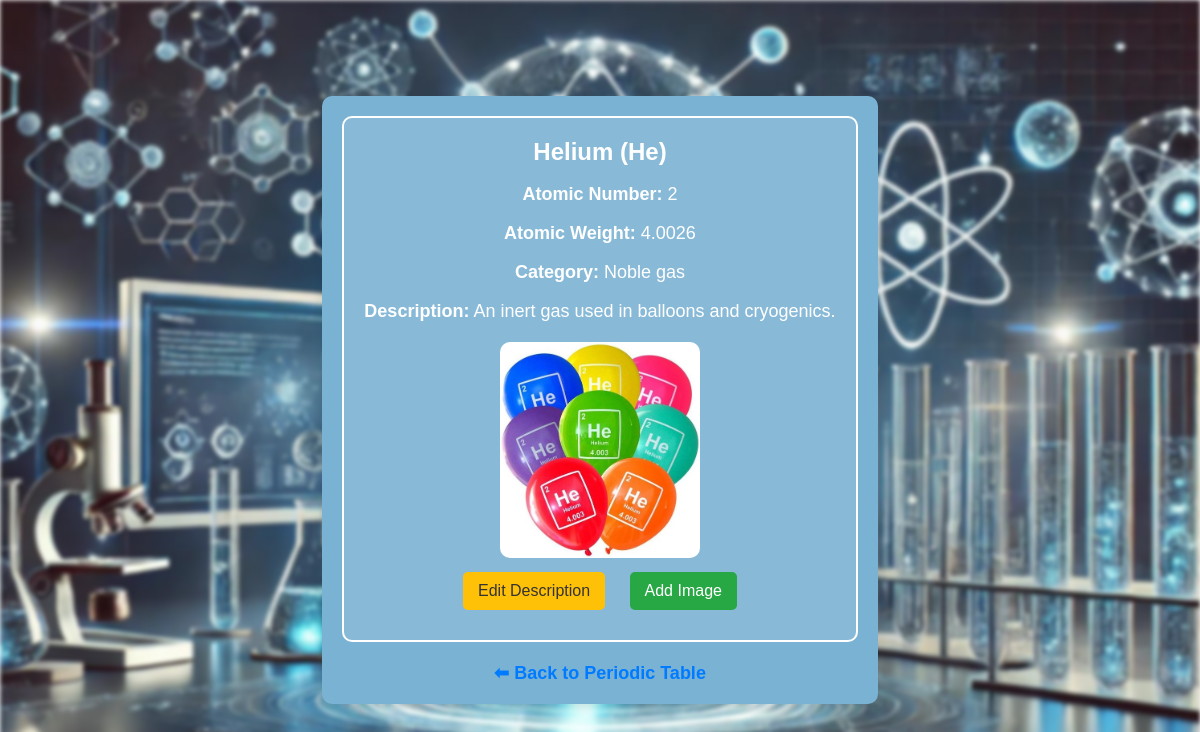
The page /element/He/ (signed in) on the database its author committed.
### elements/models.py (models this page shows, shortened)
class Element(models.Model):
    name = models.CharField(max_length=100)
    symbol = models.CharField(max_length=5, unique=True)
    atomic_number = models.IntegerField(unique=True)
    atomic_weight = models.FloatField()
    category = models.CharField(max_length=50)
    description = models.TextField()
    image = models.ImageField(upload_to='element_images/', blank=True, null=True)

### elements/views.py (the view)
# urls.py: path('element/<str:symbol>/', views.element_detail, name='element_detail'),
@login_required
def element_detail(request, symbol):
    element = get_object_or_404(Element, symbol=symbol)
    return render(request, 'elements/element_detail.html', {'element': element})

### elements/templates/elements/element_detail.html (shortened to what this page needs)
{% load static %}
<!DOCTYPE html>
<html lang="en">
<head>
  <link rel="stylesheet" href="{% static 'css/styles.css' %}">
</head>
<body>
  <div class="container">
    <div class="element-card">
      <h1>{{ element.name }} ({{ element.symbol }})</h1>
      <p><strong>Atomic Number:</strong> {{ element.atomic_number }}</p>
      <p><strong>Atomic Weight:</strong> {{ element.atomic_weight }}</p>
      <p><strong>Category:</strong> {{ element.category }}</p>
      <p id="desc"><strong>Description:</strong> {{ element.description }}</p>
      {% if element.image %}
        <div class="image-container">
          <img src="{{ element.image.url }}" alt="{{ element.name }}">
        </div>
      {% endif %}
      <button class="btn edit-btn" onclick="toggleForm('edit-form')">Edit Description</button>
      <button class="btn upload-btn" onclick="toggleForm('image-form')">Add Image</button>
    </div>
    <a class="back-link" href="{% url 'element_list' %}">⬅ Back to Periodic Table</a>
  </div>
</body>
</html>

### elements/static/css/styles.css (style rules this page uses)
body { margin: 0; padding: 0; font-family: Arial, sans-serif; color: rgb(255, 255, 255); text-align: center; display: flex; flex-direction: column; justify-content: center; align-items: center; min-height: 100vh; position: relative; }
body::before { content: ""; position: absolute; top: 0; left: 0; width: 100%; height: 100%; background: url("/static/images/BG.jpg") no-repeat center center fixed; background-size: cover; filter: blur(2px); z-index: -1; }
body > * { position: relative; z-index: 1; }
h1 { margin: 20px 0; }
.element-card { border: 2px solid #ffffff; display: inline-block; padding: 20px; border-radius: 10px; background-color: rgba(255, 255, 255, 0.1); max-width: 500px; text-align: center; }
.element-card h1 { margin: 0; font-size: 24px; color: #ffffff; }
.element-card p { font-size: 18px; color: #ffffff; }
.back-link { display: block; margin-top: 20px; text-decoration: none; font-size: 18px; color: #1e90ff; transition: color 0.3s ease-in-out; }
body { width: 100%; margin: 0; }

### elements/templates/elements/element_detail.html (style rules this page uses)
.container { max-width: 800px; margin: 50px auto; padding: 20px; background-color: #7AB2D3; border-radius: 10px; box-shadow: 0px 4px 10px rgba(0, 0, 0, 0.1); text-align: center; }
.element-card { padding: 20px; }
.back-link { display: block; margin-top: 20px; text-decoration: none; color: #007bff; font-weight: bold; }
.btn { margin: 10px; padding: 10px 15px; border: none; border-radius: 5px; cursor: pointer; font-size: 16px; }
.edit-btn { background-color: #ffc107; color: #333; }
.upload-btn { background-color: #28a745; color: white; }
.image-container { margin-top: 20px; text-align: center; }
.image-container img { width: 200px; height: auto; border-radius: 10px; }

### rows shown on the page
Element: name "Helium", symbol "He", atomic_number "2", atomic_weight "4.0026", category "Noble gas", description "An inert gas used in balloons and cryogenics.", image (picture)
